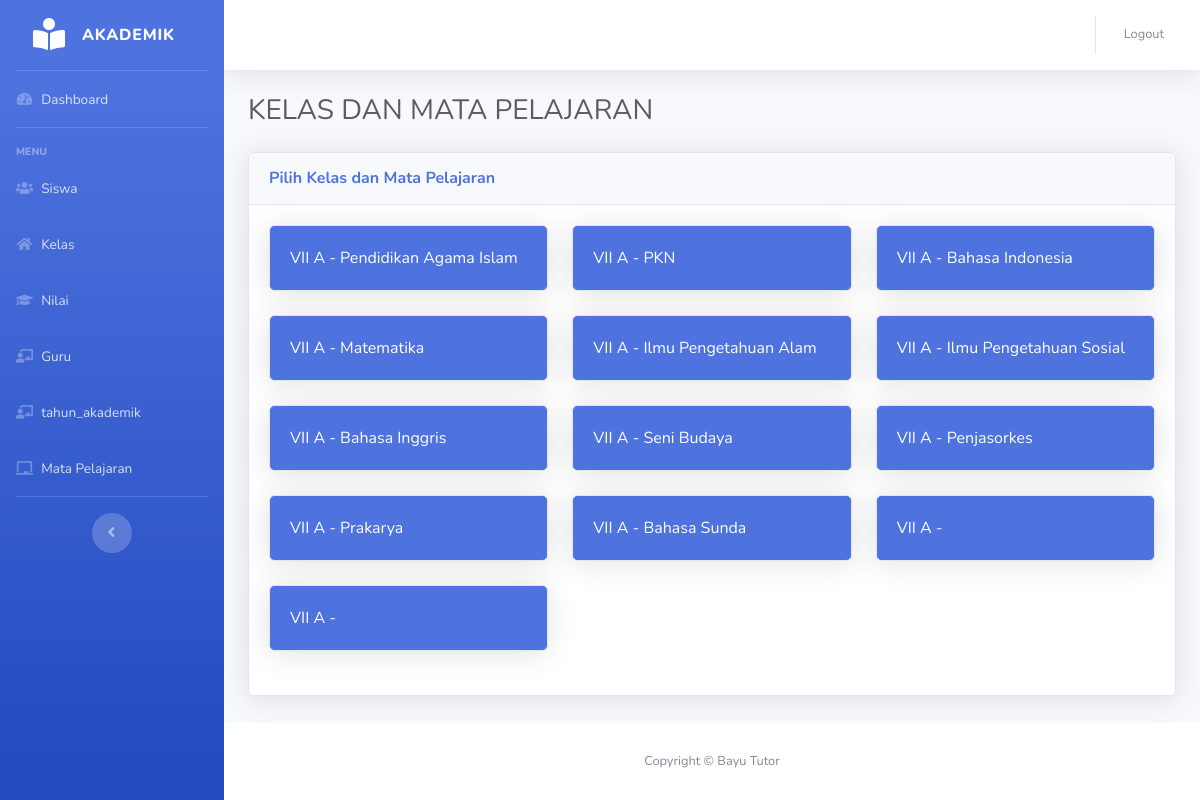
Page /nilai/tampil-siswa.php on the committed database.
### tables this page shows
CREATE TABLE `kelas` (
  `id_kelas` int(11) NOT NULL AUTO_INCREMENT,
  `nama_kelas` varchar(30) NOT NULL,
  PRIMARY KEY (`id_kelas`),
  KEY `id_kelas` (`id_kelas`)
);

CREATE TABLE `mata_pelajaran` (
  `kd_mp` int(11) NOT NULL AUTO_INCREMENT,
  `nama_mp` varchar(30) DEFAULT NULL,
  PRIMARY KEY (`kd_mp`)
);

### nilai/tampil-siswa.php (the view, shortened to what this page needs)
<?php
$db = dbConnect();
if ($db->connect_errno == 0) {
    $query_kelas = "SELECT id_kelas, nama_kelas FROM kelas";
    $result_kelas = $db->query($query_kelas);
    $query_mapel = "SELECT kd_mp, nama_mp FROM mata_pelajaran";
    $result_mapel = $db->query($query_mapel);
}
?>
<!DOCTYPE html>
<html lang="en">
<head>
    <link href="../assets/vendor/fontawesome-free/css/all.min.css" rel="stylesheet" type="text/css">
    <link href="../assets/css/sb-admin-2.min.css" rel="stylesheet">
    <link href="../assets/vendor/datatables/dataTables.bootstrap4.min.css" rel="stylesheet">
</head>
<body id="page-top">
    <div id="wrapper">
        <?php include_once("../layout/sidebar.php") ?>
        <div id="content-wrapper" class="d-flex flex-column">
            <div id="content">
                <?php include_once("../layout/topbar.php") ?>
                <div class="container-fluid">
                    <h1 class="h3 mb-4 text-gray-800">KELAS DAN MATA PELAJARAN</h1>
                    <div class="card shadow mb-4">
                        <div class="card-header py-3">
                            <h6 class="m-0 font-weight-bold text-primary">Pilih Kelas dan Mata Pelajaran</h6>
                        </div>
                        <div class="card-body">
                            <div class="row">
                                <?php while ($row_kelas = $result_kelas->fetch_assoc()) { ?>
                                    <?php while ($row_mapel = $result_mapel->fetch_assoc()) { ?>
                                        <div class="col-lg-4 mb-4">
                                            <div class="card bg-primary text-white shadow">
                                                <div class="card-body">
                                                    <a href="tampil-nilai.php?id_kelas=<?= $row_kelas['id_kelas']; ?>&kd_mp=<?= $row_mapel['kd_mp']; ?>" class="text-white">
                                                        <?= $row_kelas['nama_kelas']; ?> - <?= $row_mapel['nama_mp']; ?>
                                                    </a>
                                                </div>
                                            </div>
                                        </div>
                                    <?php } ?>
                                <?php } ?>
                            </div>
                        </div>
                    </div>
                </div>
            </div>
            <?php include_once("../layout/footer.php") ?>
        </div>
    </div>
</body>
</html>

### rows in the picture
kelas: nama_kelas "VII A"
mata_pelajaran: nama_mp "Pendidikan Agama Islam"
mata_pelajaran: nama_mp "PKN"
mata_pelajaran: nama_mp "Bahasa Indonesia"
mata_pelajaran: nama_mp "Matematika"
mata_pelajaran: nama_mp "Ilmu Pengetahuan Alam"
mata_pelajaran: nama_mp "Ilmu Pengetahuan Sosial"
mata_pelajaran: nama_mp "Bahasa Inggris"
mata_pelajaran: nama_mp "Seni Budaya"
mata_pelajaran: nama_mp "Penjasorkes"
mata_pelajaran: nama_mp "Prakarya"
mata_pelajaran: nama_mp "Bahasa Sunda"
